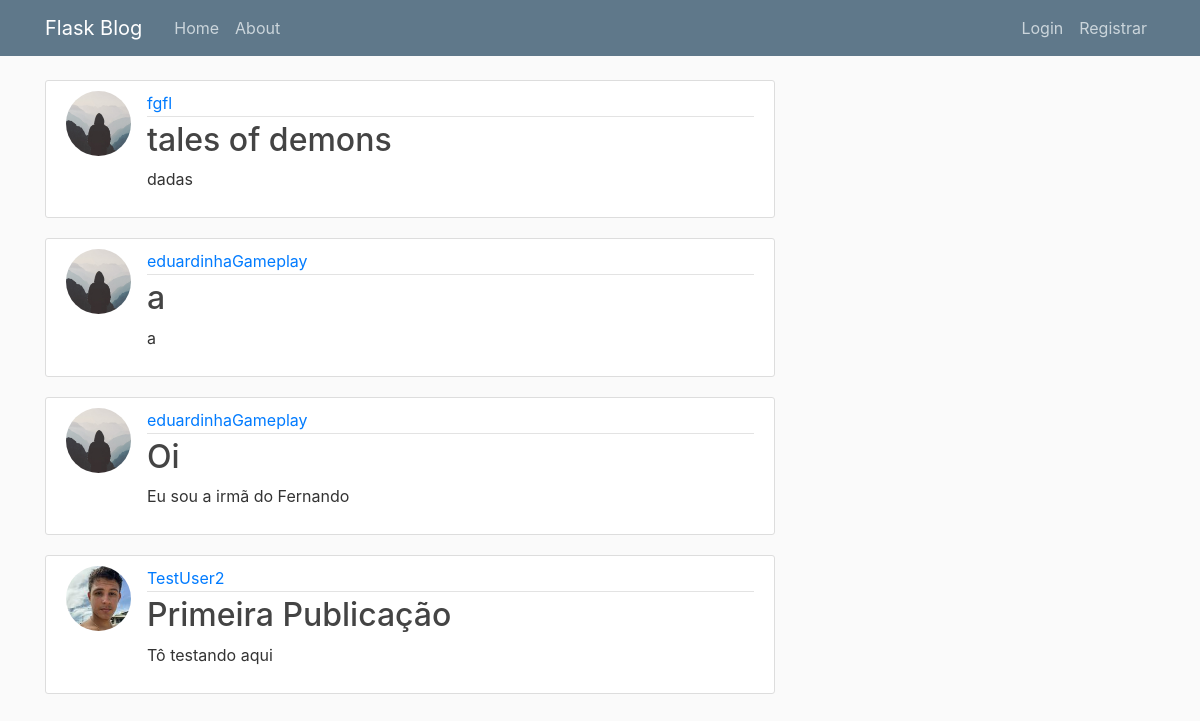
The page /home on the database its author committed.
### flaskblog/models.py (models this page shows, shortened)
class Post(db.Model):
    id = db.Column(db.Integer, primary_key=True)
    title = db.Column(db.String(100), nullable=False)
    date_posted = db.Column(db.DateTime, nullable=False, default=datetime.now())
    content = db.Column(db.Text, nullable=False)
    user_id = db.Column(db.Integer, db.ForeignKey('user.id'), nullable=False)

class User(db.Model, UserMixin):
    id = db.Column(db.Integer, primary_key=True)
    username = db.Column(db.String(20), unique=True, nullable=False)
    email = db.Column(db.String(120), unique=True, nullable=False)
    image_file = db.Column(db.String(20), nullable=False, default='default.jpg')
    password = db.Column(db.String(60), nullable=False)
    posts = db.relationship('Post', backref='author', lazy=True)

### flaskblog/routes.py (the view)
@app.route('/')
@app.route('/home')
def home():
    posts = Post.query.order_by(desc(Post.date_posted)).all()
    return render_template('home.html', posts=posts)

### flaskblog/templates/home.html
{% extends "layout.html" %}
{% block content %}
    {% for post in posts %}
        <article class="media content-section">
        <img class="rounded-circle article-img" src="{{ url_for('static', filename='profile_pics/' + post.author.image_file)}}">
            <div class="media-body">
                <div class="article-metadata">
                    <a class="mr-2" href="#">{{ post.author.username }}</a>
                </div>
                <h2><a class="article-title" href="{{ url_for('post', post_id=post.id)}}">{{ post.title }}</a></h2>
                <p class="article-content">{{ post.content }}</p>
            </div>
        </article>
    {% endfor %}
{% endblock content %}

### flaskblog/templates/layout.html (shortened to what this page needs)
<!DOCTYPE html>
<html>
<head>
    <link rel="stylesheet" href="https://maxcdn.bootstrapcdn.com/bootstrap/4.0.0/css/bootstrap.min.css">
    <link rel="stylesheet" type="text/css" href="{{ url_for('static', filename='main.css') }}">
</head>
<body>
    <header class="site-header">
        <nav class="navbar navbar-expand-md navbar-dark bg-steel fixed-top">
            <div class="container">
                <a class="navbar-brand mr-4" href="/">Flask Blog</a>
                <div class="collapse navbar-collapse" id="navbarToggle">
                    <div class="navbar-nav mr-auto">
                        <a class="nav-item nav-link" href="{{ url_for('home') }}">Home</a>
                        <a class="nav-item nav-link" href="{{ url_for('about') }}">About</a>
                    </div>
                    <div class="navbar-nav">
                        {% if current_user.is_authenticated %}
                            <a class="nav-item nav-link" href="{{ url_for('new_post') }}">Nova Publicação</a>
                            <a class="nav-item nav-link" href="{{ url_for('account') }}">Conta</a>
                            <a class="nav-item nav-link" href="{{ url_for('logout') }}">Sair</a>
                        {% else %}
                            <a class="nav-item nav-link" href="{{ url_for('login') }}">Login</a>
                            <a class="nav-item nav-link" href="{{ url_for('register') }}">Registrar</a>
                        {% endif %}
                    </div>
                </div>
            </div>
        </nav>
    </header>
    <main role="main" class="container">
        <div class="row">
            <div class="col-md-8">
                {% block content %}{% endblock %}
            </div>
        </div>
    </main>
</body>
</html>

### flaskblog/static/main.css (style rules this page uses)
body { background: #fafafa; color: #333333; margin-top: 5rem; }
h1, h2, h3, h4, h5, h6 { color: #444444; }
.bg-steel { background-color: #5f788a; }
.site-header .navbar-nav .nav-link { color: #cbd5db; }
.content-section { background: #ffffff; padding: 10px 20px; border: 1px solid #dddddd; border-radius: 3px; margin-bottom: 20px; }
.article-title { color: #444444; }
.article-content { white-space: pre-line; }
.article-img { height: 65px; width: 65px; margin-right: 16px; }
.article-metadata { padding-bottom: 1px; margin-bottom: 4px; border-bottom: 1px solid #e3e3e3 }

### rows shown on the page
Post: image_file (placeholder picture), author.username "fgfl", title "tales of demons", content "dadas"
Post: image_file (placeholder picture), author.username "eduardinhaGameplay", title "a", content "a"
Post: image_file (placeholder picture), author.username "eduardinhaGameplay", title "Oi", content "Eu sou a irmã do Fernando"
Post: image_file (picture), author.username "TestUser2", title "Primeira Publicação", content "Tô testando aqui"
